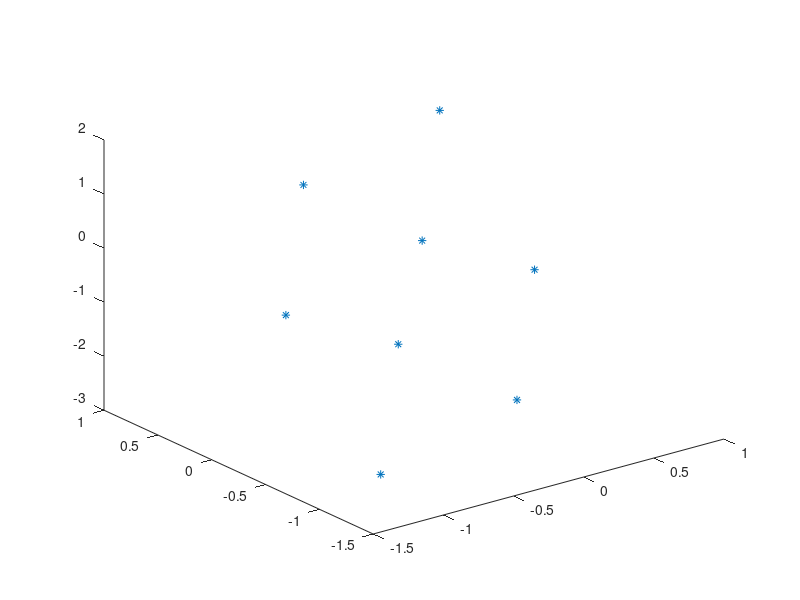

The MATLAB script that drew this image:
#!/usr/bin/octave

## make a matrix representing a cube
cube = [0 0 0; 0 0 1; 0 1 0; 0 1 1; 1 0 0; 1 0 1; 1 1 0; 1 1 1];
## visualize the cube
plot3(cube(:,1), cube(:,2), cube(:,3), "+");
## perform svd on the cube [cube = u*v*w']
[u, v, w] = svd(cube);

## translate the cube
cube2 = cube + 1;
plot3(cube2(:,1), cube2(:,2), cube2(:,3), "x");
[u2, v2, w2] = svd(cube2);

##
cube3 = u*v*(w + 1)';
plot3(cube3(:,1), cube3(:,2), cube3(:,3), "*");

## sparse the cube and repeat above steps
